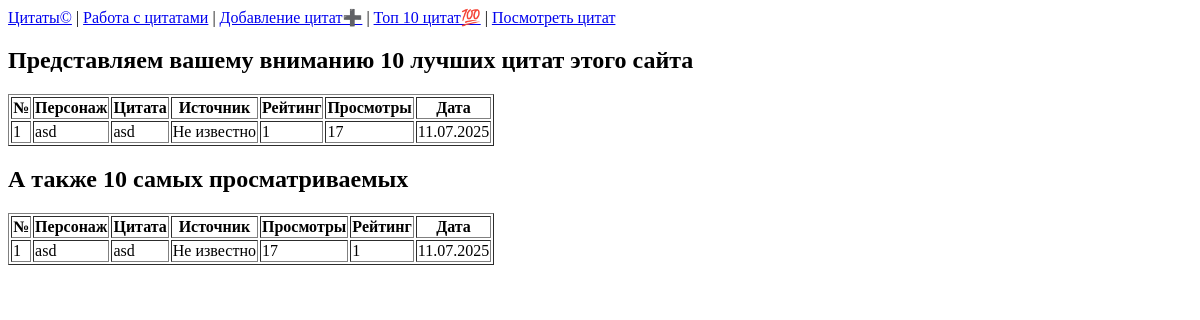
Before: /citate/top with the older database file.
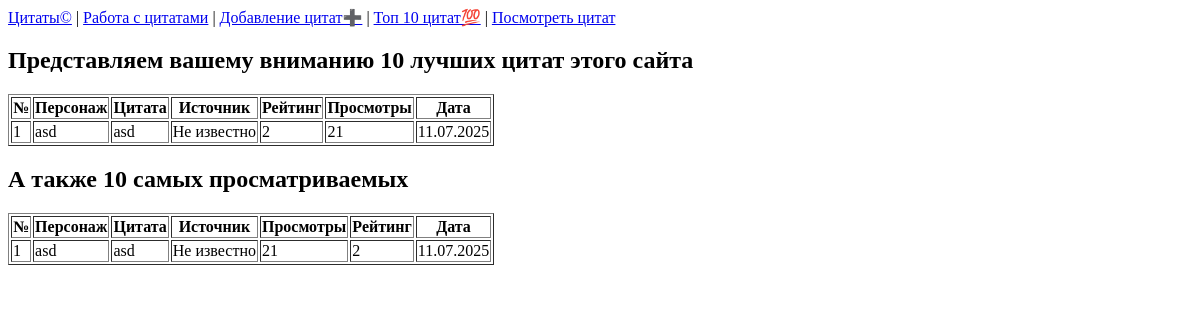
After: the same page with the newer database file.
### citate/models.py (models this page shows, shortened)
class Citata(models.Model):
    content = models.TextField(unique=True)
    character = models.CharField(max_length=75)
    source = models.CharField(max_length=75, default='Не известно')
    date = models.DateTimeField(auto_now_add=True)
    weight = models.IntegerField(validators=[MaxValueValidator(10), MinValueValidator(1)], default=1)
    views = models.IntegerField(default=0)
    raiting = models.IntegerField(default=0)
    user_name = models.CharField(max_length=75, default='Анонимно')

### citate/views.py (the view)
# urls.py: path('top', views.top_citate, name="top"),
def top_citate(request):
    citates_by_raiting = Citata.objects.all().order_by('-raiting')[:10]
    citates_by_views = Citata.objects.all().order_by('-views')[:10]
    return render(request, 'top.html', {'citates_by_raiting':citates_by_raiting, 'citates_by_views':citates_by_views})

### citate/templates/top.html (shortened to what this page needs)
{% extends 'layout.html' %}
{% block body %}
    <section>
        <h1>Представляем вашему вниманию 10 лучших цитат этого сайта</h1>
        <table border=1 class="top-citates-table">
            <thead>
                <tr>
                    <th>№</th>
                    <th>Персонаж</th>
                    <th>Цитата</th>
                    <th>Источник</th>
                    <th>Рейтинг</th>
                    <th>Просмотры</th>
                    <th>Дата</th>
                </tr>
            </thead>
            <tbody>
                {% for citate in citates_by_raiting %}
                <tr>
                    <td>{{ forloop.counter }}</td>
                    <td>{{ citate.character|default:"-" }}</td>
                    <td>{{ citate.content }}</td>
                    <td>{{ citate.source }}</td>
                    <td>{{ citate.raiting }}</td>
                    <td>{{ citate.views }}</td>
                    <td>{{ citate.date|date:"d.m.Y" }}</td>
                </tr>
                {% endfor %}
            </tbody>
        </table>
    </section>
    <section>
        <h1>А также 10 самых просматриваемых</h1>
        <table border=1 class="top-citates-table">
            <thead>
                <tr>
                    <th>№</th>
                    <th>Персонаж</th>
                    <th>Цитата</th>
                    <th>Источник</th>
                    <th>Просмотры</th>
                    <th>Рейтинг</th>
                    <th>Дата</th>
                </tr>
            </thead>
            <tbody>
                {% for citate in citates_by_views %}
                <tr>
                    <td>{{ forloop.counter }}</td>
                    <td>{{ citate.character|default:"-" }}</td>
                    <td>{{ citate.content }}</td>
                    <td>{{ citate.source }}</td>
                    <td>{{ citate.views }}</td>
                    <td>{{ citate.raiting }}</td>
                    <td>{{ citate.date|date:"d.m.Y" }}</td>
                </tr>
                {% endfor %}
            </tbody>
        </table>
    </section>
{% endblock %}

Changed rows visible on the page:
changed Citata "asd": raiting "1" → "2"; views "17" → "21"
